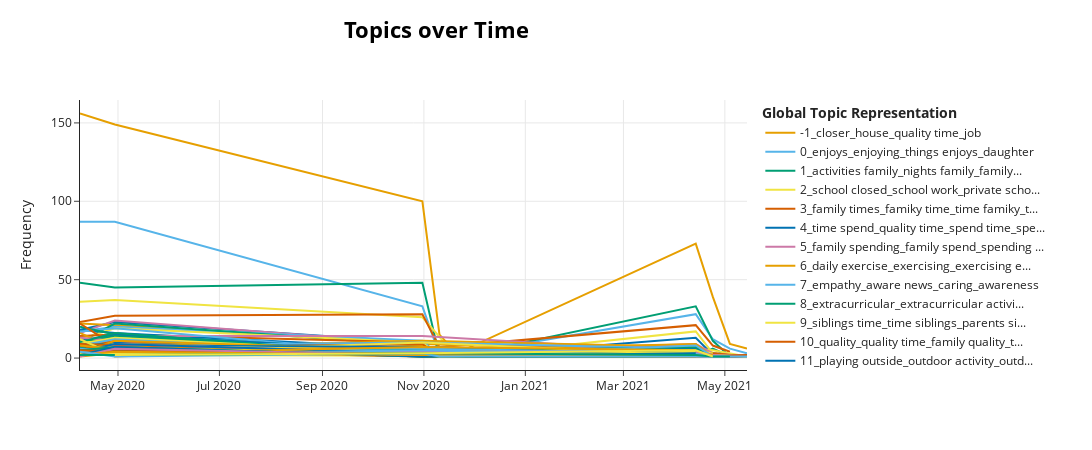

The notebook cell this image was saved under:
### Code cell
topics_over_time = topic_model.topics_over_time(positive_things, topics, dates,  nr_bins=40)
topic_model.visualize_topics_over_time(topics_over_time)
